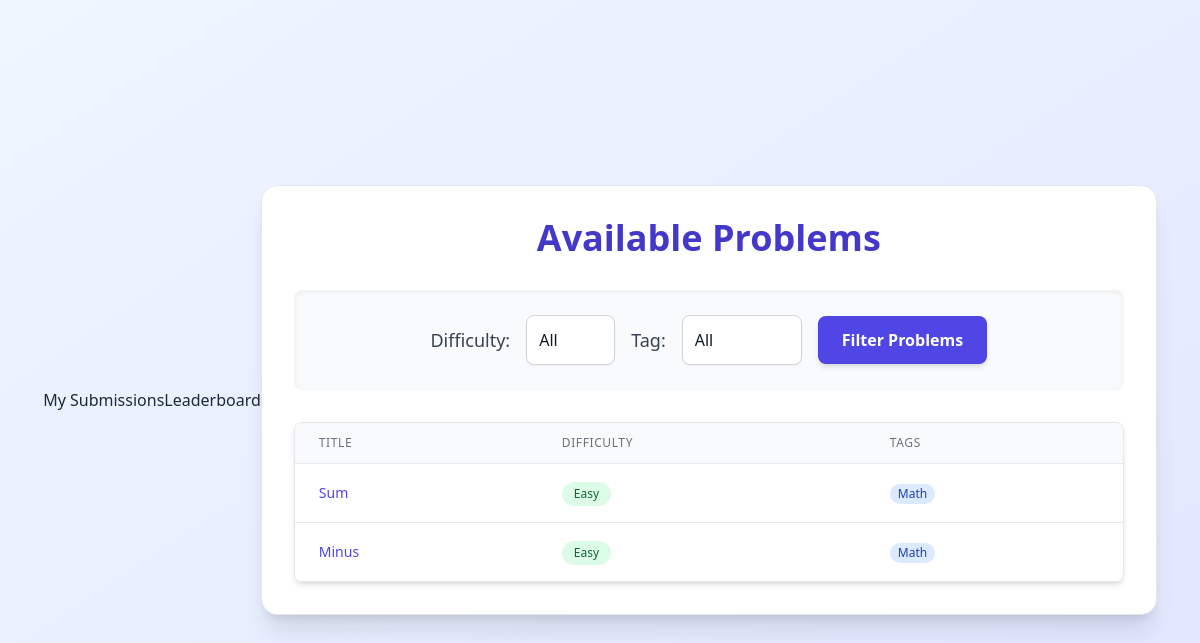
The app's page /, older data.
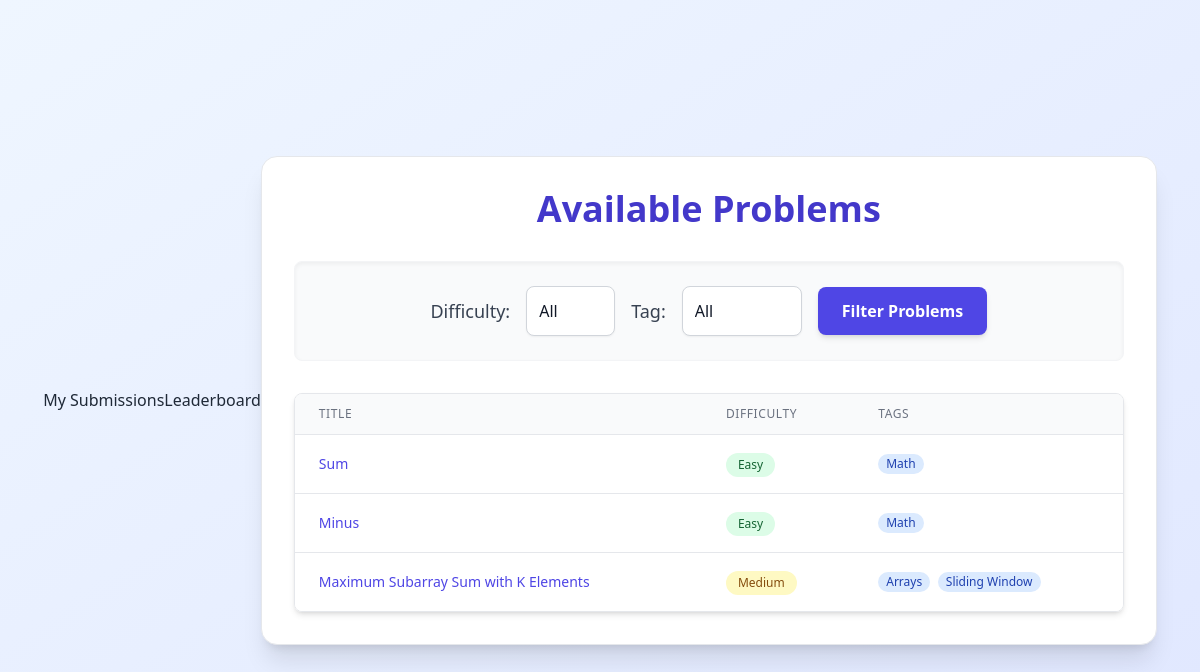
The same page, newer data.
### problems/models.py (models this page shows, shortened)
class Problem(models.Model):
    DIFFICULTY_CHOICES = [
        ('Easy', 'Easy'),
        ('Medium', 'Medium'),
        ('Hard', 'Hard'),
    ]
    title = models.CharField(max_length=200)
    description = models.TextField()
    input_description = models.TextField()
    output_description = models.TextField()
    constraints = models.TextField()
    sample_input = models.TextField()
    sample_output = models.TextField()
    difficulty = models.CharField(max_length=10, choices=DIFFICULTY_CHOICES)
    tags = models.ManyToManyField(Tag, related_name='problems')
    slug = models.SlugField(unique=True)

class Tag(models.Model):
    name = models.CharField(max_length=50, unique=True)

### problems/views.py (the view)
# urls.py: path('', views.problem_list, name='problem_list'),
def problem_list(request):
    tag_name = request.GET.get('tag')
    difficulty = request.GET.get('difficulty')
    problems = Problem.objects.all()
    if tag_name:
        problems = problems.filter(tags__name=tag_name)
    if difficulty:
        problems = problems.filter(difficulty=difficulty)
    tags = Tag.objects.all()
    return render(request, 'problems/problem_list.html', {
        'problems': problems,
        'tags': tags,
        'selected_tag': tag_name,
        'selected_difficulty': difficulty,
    })

### templates/problems/problem_list.html (shortened to what the changed rows need)
<!DOCTYPE html>
<html lang="en">
<head>
    <script src="https://cdn.tailwindcss.com"></script>
</head>
<body class="bg-gradient-to-br from-blue-50 to-indigo-100 min-h-screen font-sans text-gray-800 flex items-center justify-center p-4">
    <div class="bg-white p-8 rounded-2xl shadow-xl w-full max-w-4xl border border-gray-200">
        <h2 class="text-4xl font-extrabold text-center text-indigo-700 mb-8">Available Problems</h2>
        <div class="overflow-x-auto shadow-md rounded-lg border border-gray-200">
            <table class="min-w-full divide-y divide-gray-200">
                <thead class="bg-gray-50">
                    <tr>
                        <th scope="col" class="px-6 py-3 text-left text-xs font-medium text-gray-500 uppercase tracking-wider">
                            Title
                        </th>
                        <th scope="col" class="px-6 py-3 text-left text-xs font-medium text-gray-500 uppercase tracking-wider">
                            Difficulty
                        </th>
                        <th scope="col" class="px-6 py-3 text-left text-xs font-medium text-gray-500 uppercase tracking-wider">
                            Tags
                        </th>
                    </tr>
                </thead>
                <tbody class="bg-white divide-y divide-gray-200">
                    {% for problem in problems %}
                    <tr class="hover:bg-gray-50 transition duration-150 ease-in-out">
                        <td class="px-6 py-4 whitespace-nowrap text-sm font-medium text-indigo-600">
                            <a href="{% url 'problem_detail' problem.slug %}" class="hover:underline">
                                {{ problem.title }}
                            </a>
                        </td>
                        <td class="px-6 py-4 whitespace-nowrap">
                            <span class="inline-flex items-center px-3 py-1 rounded-full text-xs font-medium
                                {% if problem.difficulty == 'Easy' %}
                                    bg-green-100 text-green-800
                                {% elif problem.difficulty == 'Medium' %}
                                    bg-yellow-100 text-yellow-800
                                {% elif problem.difficulty == 'Hard' %}
                                    bg-red-100 text-red-800
                                {% else %}
                                    bg-gray-200 text-gray-800
                                {% endif %}">
                                {{ problem.difficulty }}
                            </span>
                        </td>
                        <td class="px-6 py-4 whitespace-nowrap text-sm text-gray-500">
                            {% for tag in problem.tags.all %}
                                <span class="inline-flex items-center px-2 py-0.5 rounded-full text-xs font-medium bg-blue-100 text-blue-800">
                                    {{ tag.name }}
                                </span>{% if not forloop.last %}{% endif %}
                            {% endfor %}
                        </td>
                    </tr>
                    {% endfor %}
                </tbody>
            </table>
        </div>
    </div>
</body>
</html>

Row changes from the older to the newer data that the page shows:
added Problem: title "Maximum Subarray Sum with K Elements", difficulty "Medium"
now on this page (row unchanged): Tag: name "Arrays", shown under "Maximum Subarray Sum with K Elements"
added Tag: name "Sliding Window", shown under "Maximum Subarray Sum with K Elements"
